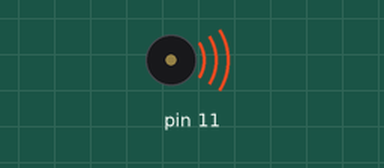
Simulated run of this sketch. Board: Arduino Uno, built with avr-gcc and run on an emulated ATmega328P. Parts: buzzer (waves = sounding).

Above: at 0.1 s.
At 5.1 s:
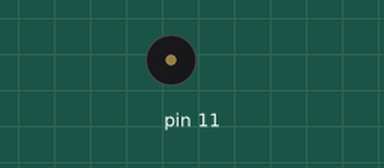
Timing chart, 0 to 6.6 s (numbered marks = the images above):
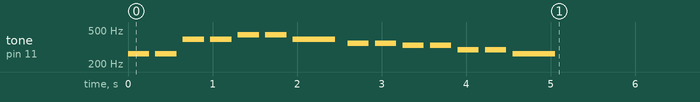

The sketch:

buzzer_melodi.ino
```cpp
#define NOTE_C4  262
#define NOTE_D4  294
#define NOTE_E4  330
#define NOTE_F4  349
#define NOTE_G4  392
#define NOTE_A4  440
#define NOTE_B4  494
#define NOTE_C5  523
int melody[] = {
  NOTE_C4, NOTE_C4, NOTE_G4, NOTE_G4,
  NOTE_A4, NOTE_A4, NOTE_G4,
  NOTE_F4, NOTE_F4, NOTE_E4, NOTE_E4,
  NOTE_D4, NOTE_D4, NOTE_C4
};

int noteDurations[] = {
  4, 4, 4, 4,
  4, 4, 2,
  4, 4, 4, 4,
  4, 4, 2
};

void setup() {
  for (int i = 0; i < 14; i++) {
    int duration = 1000 / noteDurations[i];
    tone(11, melody[i], duration);
    int pause = duration * 1.30;
    delay(pause);
    noTone(11);
  }
}

void loop() {
}
```
